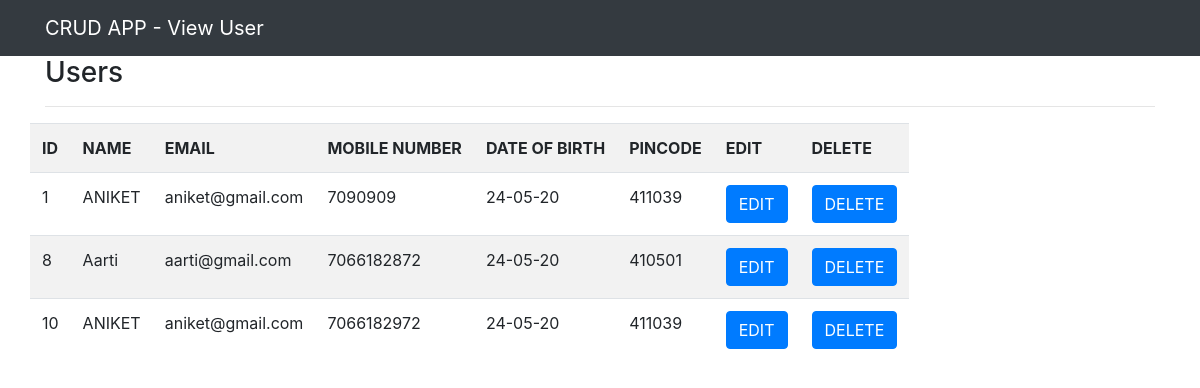
The app's page /index.php/user with its own data.
### tables this page shows
CREATE TABLE `users` (
  `id` int(50) NOT NULL,
  `name` varchar(50) NOT NULL,
  `email` varchar(50) NOT NULL,
  `mnum` varchar(50) NOT NULL,
  `dob` varchar(50) NOT NULL,
  `pincode` varchar(50) NOT NULL
);

### application/controllers/user.php (called while the page is built, shortened)
<?php
 class user extends CI_controller{
    function index(){
        $this->load->model('user_model');
        $users = $this->user_model->all();
        $data = array();
        $data['users'] = $users;
        $this->load->view('list',$data);
    }
 }
?>

### index.php (called while the page is built, shortened)
<?php
require_once BASEPATH.'core/CodeIgniter.php';

### application/models/user_model.php (called while the page is built, shortened)
<?php
  class user_model extends CI_model
  {
      function  all()
      {
        return $users = $this->db->get('users')->result_array();
      }
      }
?>

### application/views/list.php (the view, shortened to what this page needs)
<!DOCTYPE html>
<html>
<head>
<link rel="stylesheet" type="text/css" href="<?php echo base_url().'assets/css/bootstrap.min.css'; ?>">
</head>
<body>
<div class="navbar navbar-dark bg-dark">
   <div class="container">
   <a href="#" class="navbar-brand">CRUD APP - View User</a>
   </div>
</div>
<div class="container">
   <h3>Users</h3>
   <hr>
  <div class="row">
            <div class-"col-md-12">
                <table class="table table-striped">
                            <tr>
                                    <th> ID</th>
                                    <th> NAME</th>
                                    <th> EMAIL</th>
                                    <th> MOBILE NUMBER</th>
                                    <th> DATE OF BIRTH</th>
                                    <th> PINCODE</th>
                                    <th> EDIT </th>
                                    <th> DELETE</th>
                            </tr>
                                <?php if(!empty($users)){ foreach($users as $user) {?>
                            <tr>
                                  <td><?php echo $user['id']?></td>
                                  <td><?php echo $user['name']?></td>
                                  <td><?php echo $user['email']?></td>
                                  <td><?php echo $user['mnum']?></td>
                                  <td><?php echo $user['dob']?></td>
                                  <td><?php echo $user['pincode']?></td>
                                  <td> <a href="<?php echo base_url().'index.php/user/edit/'.$user['id']?>" class="btn btn-primary">EDIT</a></td>
                                  <td> <a href="<?php echo base_url().'index.php/user/delete/'.$user['id']?>" class="btn btn-primary">DELETE</a></td>
                            </tr>
                                <?php } } else { ?>
                                <tr>
                                   <td colspan="5"> not found </td>
                                </tr>
                                <?php } ?>
                </table>
            </div>
    </div>
   </div>
</body>
</html>

### records on screen
users: id "1", name "ANIKET", email "aniket@gmail.com", mnum "7090909", dob "24-05-20", pincode "411039"
users: id "8", name "Aarti", email "aarti@gmail.com", mnum "7066182872", dob "24-05-20", pincode "410501"
users: id "10", name "ANIKET", email "aniket@gmail.com", mnum "7066182972", dob "24-05-20", pincode "411039"
